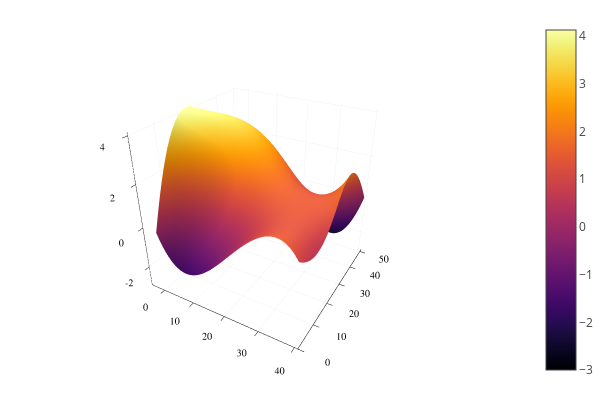

Here is the notebook cell this chart was saved with:
### Markdown cell above
We define instead a Bezier surface as the tensor product of two Bezier curves, i.e.
    $$ \vec{S}(s,t)=\sum_{j=0}^p\sum_{k=0}^q \vec{p}_{jk} b^q_j(s)b^p_k(t)$$
we see next how to define and plot a Bezier surface.

### Code cell
B=[
    [0.0 0.0 0.0] [-5.0 18.0 5.0] [-7.0 32.0 7.0] [0.0 50.0 -3.0];
    [12.0 0.0 -5.0] [13.0 17.0 -3.0] [14.0 31.0 10.0] [12.0 55.0 5.0];
    [28.0 1.0 4.0] [29.0 15.0 3.0] [28.0 28.0 0.0] [29.0 45.0 -7.0];
    [40.0 0.0 1.0] [43.0 18.0 -1.0] [37.0 32.0 5.0] [40.0 50.0 0.0];
]
S = JuliaIGA.BezierSurface(3,3,B)#We here define the following a bicubic Bezier surface of control points B.
println("Degere of the first Bezier curve, ",S.p,", degree of the second Bezier curve, ",S.q,".")
X,Y,Z = JuliaIGA.BezierPlot(S,0.01)#We here export the variable to build the graph of the surface.
surface(X,Y,Z)#We use the Plots library to plot the Bezier surface.

### Figure 1 — Plotly figure (JSON) as saved in the notebook; plotly's stock layout.template omitted (floating-point values rounded to 4 significant figures; data arrays with more than 128 entries replaced by an {"elided": "..."} marker saying what was removed)
{"data": [{"colorbar": {"title": ""}, "colorscale": [[0, "rgba(0, 0, 4, 1.000)"], [0.03448, "rgba(4, 3, 20, 1.000)"], [0.06897, "rgba(13, 8, 41, 1.000)"], [0.1034, "rgba(24, 12, 60, 1.000)"], [0.1379, "rgba(38, 12, 81, 1.000)"], [0.1724, "rgba(54, 9, 97, 1.000)"], [0.2069, "rgba(69, 10, 105, 1.000)"], [0.2414, "rgba(84, 15, 109, 1.000)"], [0.2759, "rgba(97, 19, 110, 1.000)"], [0.3103, "rgba(111, 25, 110, 1.000)"], [0.3448, "rgba(125, 30, 109, 1.000)"], [0.3793, "rgba(140, 35, 105, 1.000)"], [0.4138, "rgba(154, 40, 101, 1.000)"], [0.4483, "rgba(166, 45, 96, 1.000)"], [0.4828, "rgba(180, 51, 89, 1.000)"], [0.5172, "rgba(193, 58, 80, 1.000)"], [0.5517, "rgba(206, 67, 71, 1.000)"], [0.5862, "rgba(216, 76, 62, 1.000)"], [0.6207, "rgba(226, 87, 52, 1.000)"], [0.6552, "rgba(235, 100, 41, 1.000)"], [0.6897, "rgba(241, 115, 29, 1.000)"], [0.7241, "rgba(247, 130, 18, 1.000)"], [0.7586, "rgba(250, 144, 8, 1.000)"], [0.7931, "rgba(252, 161, 8, 1.000)"], [0.8276, "rgba(252, 178, 22, 1.000)"], [0.8621, "rgba(250, 196, 42, 1.000)"], [0.8966, "rgba(246, 213, 67, 1.000)"], [0.931, "rgba(243, 229, 93, 1.000)"], [0.9655, "rgba(242, 244, 130, 1.000)"], [1, "rgba(252, 255, 164, 1.000)"]], "name": "y1", "opacity": null, "showlegend": false, "showscale": true, "type": "surface", "x": {"elided": "101x101 float values"}, "xaxis": "x1", "y": {"elided": "101x101 float values"}, "yaxis": "y1", "z": {"elided": "101x101 float values"}, "zmax": 4.131, "zmin": -3}], "layout": {"annotations": [], "height": 400, "legend": {"bgcolor": "rgba(255, 255, 255, 1.000)", "bordercolor": "rgba(0, 0, 0, 1.000)", "font": {"color": "rgba(0, 0, 0, 1.000)", "family": "sans-serif", "size": 11}, "tracegroupgap": 0, "x": 1, "y": 1}, "margin": {"b": 20, "l": 0, "r": 0, "t": 20}, "paper_bgcolor": "rgba(255, 255, 255, 1.000)", "plot_bgcolor": "rgba(255, 255, 255, 1.000)", "scene": {"camera": {"eye": {"x": 1.126, "y": -1.95, "z": 1.3}}, "xaxis": {"anchor": "y1", "domain": [0.03619, 0.9934], "gridcolor": "rgba(0, 0, 0, 0.100)", "gridwidth": 0.5, "linecolor": "rgba(0, 0, 0, 1.000)", "mirror": false, "range": [-4.531, 40.87], "showgrid": true, "showline": true, "showticklabels": true, "tickangle": 0, "tickcolor": "rgb(0, 0, 0)", "tickfont": {"color": "rgba(0, 0, 0, 1.000)", "family": "sans-serif", "size": 11}, "tickmode": "array", "ticks": "inside", "ticktext": ["0", "10", "20", "30", "40"], "tickvals": [0, 10, 20, 30, 40], "title": "", "titlefont": {"color": "rgba(0, 0, 0, 1.000)", "family": "sans-serif", "size": 15}, "type": "-", "visible": true, "zeroline": false, "zerolinecolor": "rgba(0, 0, 0, 1.000)"}, "yaxis": {"anchor": "x1", "domain": [0.03762, 0.9902], "gridcolor": "rgba(0, 0, 0, 0.100)", "gridwidth": 0.5, "linecolor": "rgba(0, 0, 0, 1.000)", "mirror": false, "range": [0, 51.44], "showgrid": true, "showline": true, "showticklabels": true, "tickangle": 0, "tickcolor": "rgb(0, 0, 0)", "tickfont": {"color": "rgba(0, 0, 0, 1.000)", "family": "sans-serif", "size": 11}, "tickmode": "array", "ticks": "inside", "ticktext": ["0", "10", "20", "30", "40", "50"], "tickvals": [0, 10, 20, 30, 40, 50], "title": "", "titlefont": {"color": "rgba(0, 0, 0, 1.000)", "family": "sans-serif", "size": 15}, "type": "-", "visible": true, "zeroline": false, "zerolinecolor": "rgba(0, 0, 0, 1.000)"}, "zaxis": {"gridcolor": "rgba(0, 0, 0, 0.100)", "gridwidth": 0.5, "linecolor": "rgba(0, 0, 0, 1.000)", "mirror": false, "range": [-3, 4.131], "showgrid": true, "showline": true, "showticklabels": true, "tickangle": 0, "tickcolor": "rgb(0, 0, 0)", "tickfont": {"color": "rgba(0, 0, 0, 1.000)", "family": "sans-serif", "size": 11}, "tickmode": "array", "ticks": "inside", "ticktext": ["-2", "0", "2", "4"], "tickvals": [-2, 0, 2, 4], "title": "", "titlefont": {"color": "rgba(0, 0, 0, 1.000)", "family": "sans-serif", "size": 15}, "type": "-", "visible": true, "zeroline": false, "zerolinecolor": "rgba(0, 0, 0, 1.000)"}}, "showlegend": true, "width": 600}}
